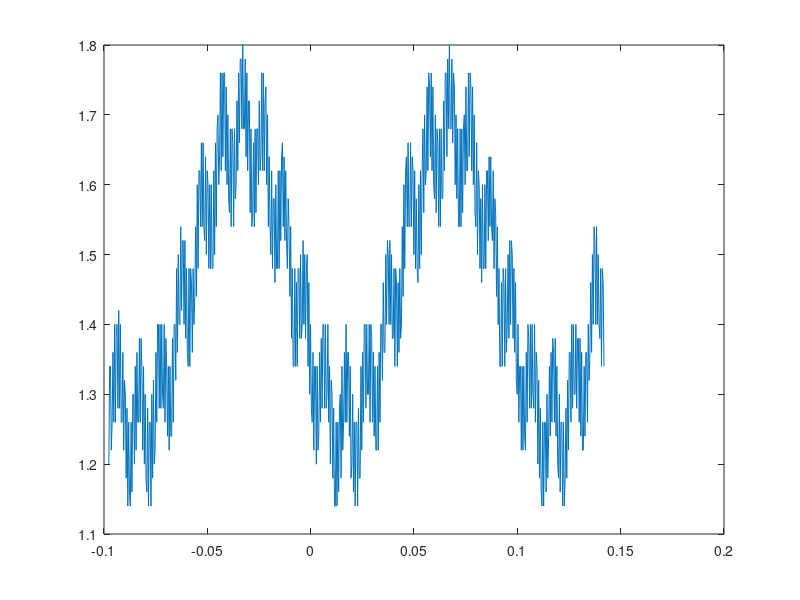
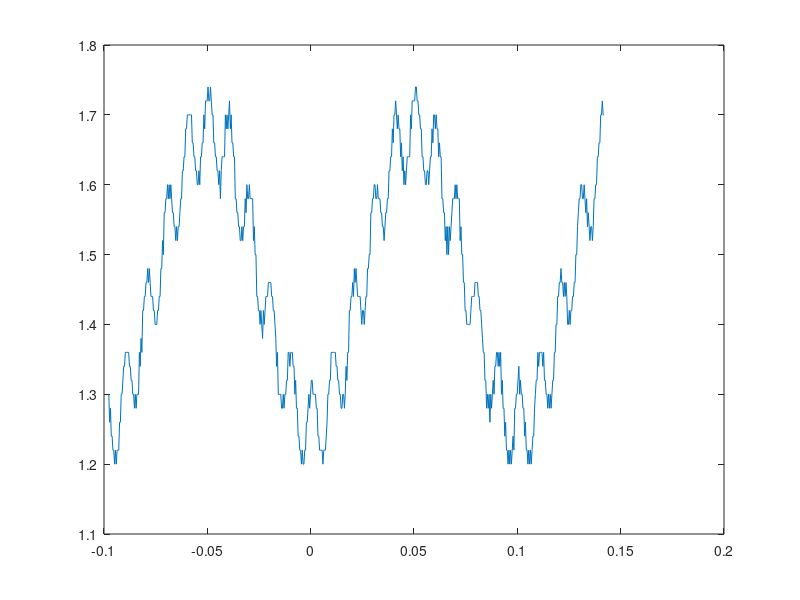
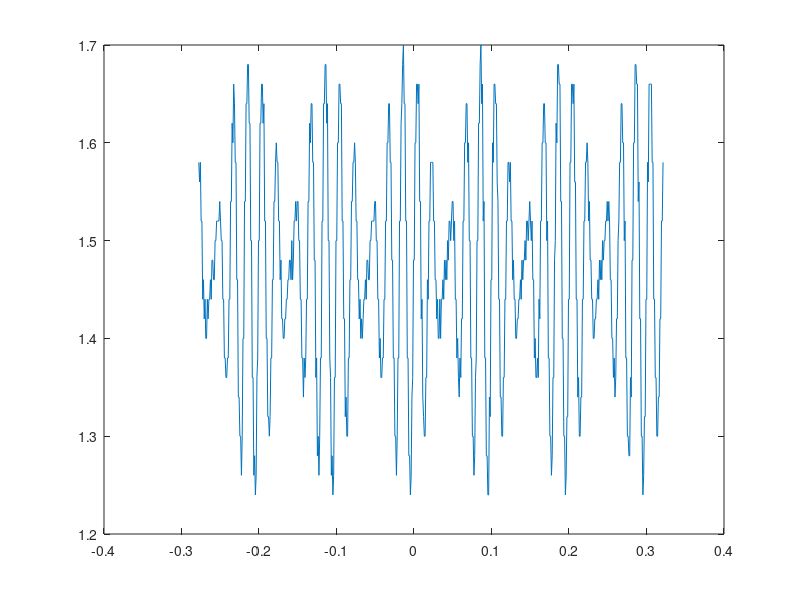
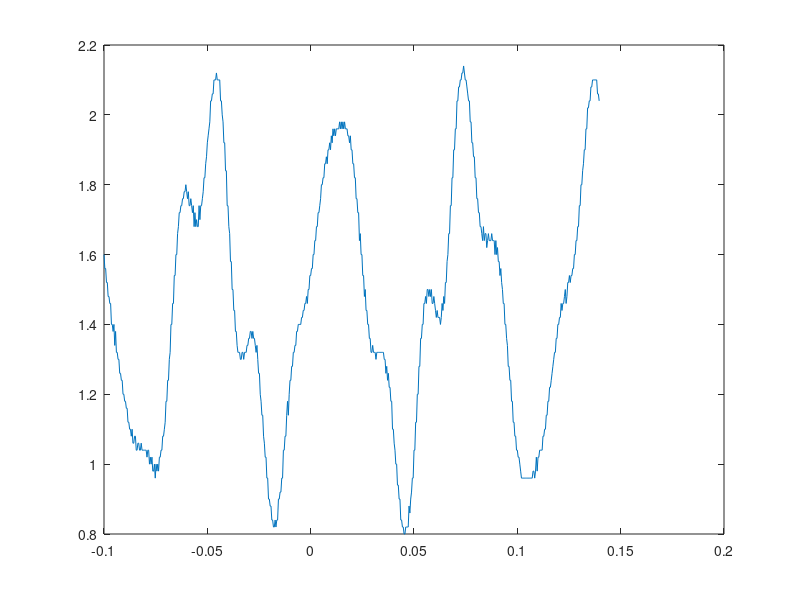

Here is the MATLAB script that generated these plots, in order:
load('dane.mat')
figure(3)
plot(Second,Volt)
figure(4)
plot(Second1,Volt1)
figure(5)
plot(Second2,Volt2)
figure(6)
plot(Second3,Volt3)